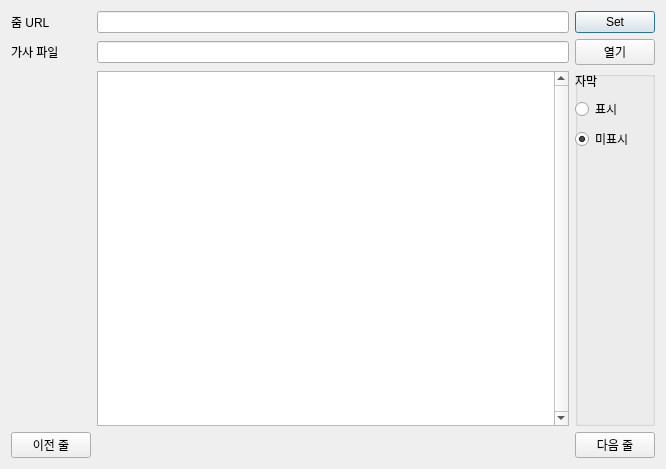
<?xml version="1.0" encoding="UTF-8"?>
<ui version="4.0">
 <class>Dialog</class>
 <widget class="QDialog" name="Dialog">
  <property name="geometry">
   <rect>
    <x>0</x>
    <y>0</y>
    <width>666</width>
    <height>469</height>
   </rect>
  </property>
  <property name="windowTitle">
   <string>Dialog</string>
  </property>
  <layout class="QGridLayout" name="gridLayout">
   <item row="0" column="0">
    <widget class="QLabel" name="label_3">
     <property name="text">
      <string>줌 URL</string>
     </property>
    </widget>
   </item>
   <item row="0" column="1">
    <widget class="QLineEdit" name="url"/>
   </item>
   <item row="0" column="2">
    <widget class="QPushButton" name="urlSet">
     <property name="text">
      <string>Set</string>
     </property>
    </widget>
   </item>
   <item row="1" column="0">
    <widget class="QLabel" name="label">
     <property name="text">
      <string>가사 파일</string>
     </property>
    </widget>
   </item>
   <item row="1" column="1">
    <widget class="QLineEdit" name="fileName"/>
   </item>
   <item row="1" column="2">
    <widget class="QPushButton" name="open">
     <property name="text">
      <string>열기</string>
     </property>
    </widget>
   </item>
   <item row="2" column="1">
    <widget class="QListWidget" name="lylic">
     <property name="minimumSize">
      <size>
       <width>0</width>
       <height>0</height>
      </size>
     </property>
     <property name="verticalScrollBarPolicy">
      <enum>Qt::ScrollBarAlwaysOn</enum>
     </property>
    </widget>
   </item>
   <item row="2" column="2">
    <widget class="QGroupBox" name="groupBox">
     <property name="title">
      <string/>
     </property>
     <widget class="QWidget" name="verticalLayoutWidget">
      <property name="geometry">
       <rect>
        <x>0</x>
        <y>0</y>
        <width>71</width>
        <height>80</height>
       </rect>
      </property>
      <layout class="QVBoxLayout" name="verticalLayout">
       <item>
        <widget class="QLabel" name="label_2">
         <property name="text">
          <string>자막</string>
         </property>
        </widget>
       </item>
       <item>
        <widget class="QRadioButton" name="lylicShow">
         <property name="text">
          <string>표시</string>
         </property>
        </widget>
       </item>
       <item>
        <widget class="QRadioButton" name="lylicNotShow">
         <property name="text">
          <string>미표시</string>
         </property>
         <property name="checked">
          <bool>true</bool>
         </property>
        </widget>
       </item>
      </layout>
     </widget>
    </widget>
   </item>
   <item row="3" column="0">
    <widget class="QPushButton" name="past">
     <property name="text">
      <string>이전 줄</string>
     </property>
    </widget>
   </item>
   <item row="3" column="2">
    <widget class="QPushButton" name="next">
     <property name="text">
      <string>다음 줄</string>
     </property>
    </widget>
   </item>
  </layout>
 </widget>
 <resources/>
 <connections/>
</ui>
